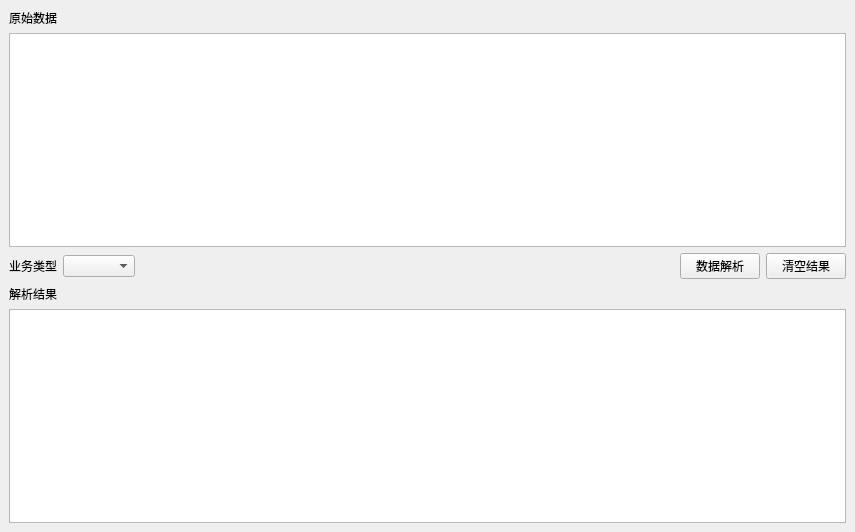
<?xml version="1.0" encoding="UTF-8"?>
<ui version="4.0">
 <class>MainWindow</class>
 <widget class="QMainWindow" name="MainWindow">
  <property name="geometry">
   <rect>
    <x>0</x>
    <y>0</y>
    <width>855</width>
    <height>532</height>
   </rect>
  </property>
  <property name="windowTitle">
   <string>MainWindow</string>
  </property>
  <widget class="QWidget" name="centralwidget">
   <layout class="QVBoxLayout" name="verticalLayout_3">
    <item>
     <layout class="QVBoxLayout" name="verticalLayout">
      <item>
       <widget class="QLabel" name="label_2">
        <property name="text">
         <string>原始数据</string>
        </property>
       </widget>
      </item>
      <item>
       <widget class="QTextEdit" name="textEdit_origin_data"/>
      </item>
     </layout>
    </item>
    <item>
     <layout class="QHBoxLayout" name="horizontalLayout">
      <item>
       <widget class="QLabel" name="label">
        <property name="text">
         <string>业务类型</string>
        </property>
       </widget>
      </item>
      <item>
       <widget class="QComboBox" name="comboBox"/>
      </item>
      <item>
       <spacer name="horizontalSpacer">
        <property name="orientation">
         <enum>Qt::Horizontal</enum>
        </property>
        <property name="sizeHint" stdset="0">
         <size>
          <width>40</width>
          <height>20</height>
         </size>
        </property>
       </spacer>
      </item>
      <item>
       <widget class="QPushButton" name="pushButton_analysis">
        <property name="text">
         <string>数据解析</string>
        </property>
       </widget>
      </item>
      <item>
       <widget class="QPushButton" name="pushButton_clean">
        <property name="text">
         <string>清空结果</string>
        </property>
       </widget>
      </item>
     </layout>
    </item>
    <item>
     <layout class="QVBoxLayout" name="verticalLayout_2">
      <item>
       <widget class="QLabel" name="label_3">
        <property name="text">
         <string>解析结果</string>
        </property>
       </widget>
      </item>
      <item>
       <widget class="QTextEdit" name="textEdit_result"/>
      </item>
     </layout>
    </item>
   </layout>
  </widget>
 </widget>
 <resources/>
 <connections/>
</ui>
